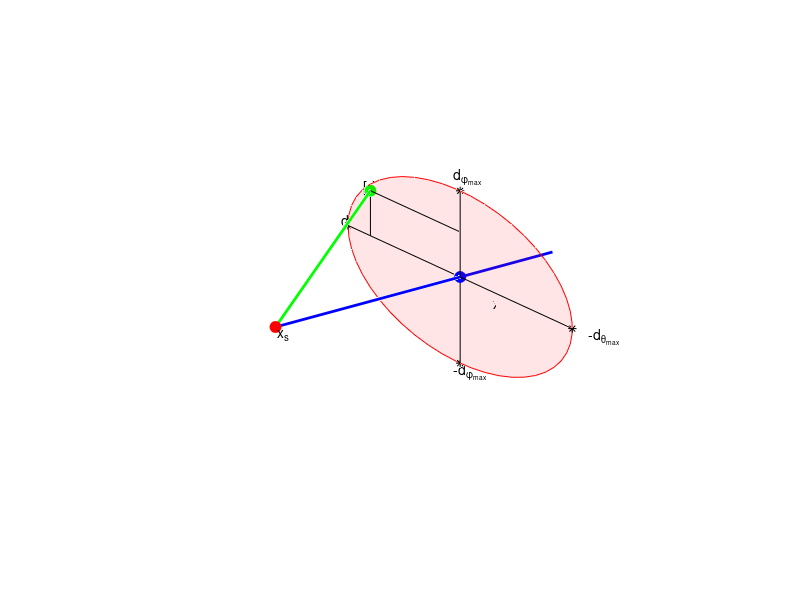

MATLAB code to generate this figure:
figure(1)
grid on
hold on 
plot3([0,15],[0,0],[0,0],'LineWidth',2,'Color','b');
plot3([0,10],[0,4],[0,2],'LineWidth',2,'Color','g');
plot3(0,0,0,'Marker','o','MarkerFaceColor','r','MarkerEdgeColor','r','MarkerSize',8)
plot3(10,0,0,'Marker','o','MarkerFaceColor','b','MarkerEdgeColor','b','MarkerSize',8)
plot3(10,4,2,'Marker','o','MarkerFaceColor','g','MarkerEdgeColor','g','MarkerSize',8)
thetaSpread=pi/6;
phiSpread=pi/8;
distance = 10;
stepCount= 50;
a=sin(thetaSpread)*distance;                                
b=sin(phiSpread)*distance;
t=linspace(0,2*pi,stepCount);
elip = [distance*ones(1,stepCount);a*cos(t);b*sin(t)];
%plot3(elip(1,:),elip(2,:),elip(3,:),'r)
h=fill3(elip(1,:),elip(2,:),elip(3,:),'r','FaceAlpha',0.1,'EdgeColor', [1 0 0]);
plot3(10,a,0,'*k')
text(10,a+0.3,0,'d_{\theta_{max}}')
plot3(10,0,b,'*k')
text(10,0.3,b+0.5,'d_{\phi_{max}}')
plot3(10,-a,0,'*k')
text(10,-a-0.7,0,'-d_{\theta_{max}}')
plot3(10,0,-b,'*k')
text(10,0.3,-b-0.5,'-d_{\phi_{max}}')
plot3([10,10],[0,a],[0,0],'k')
plot3([10,10],[0,-a],[0,0],'k')
plot3([10,10],[0,0],[0,b],'k')
plot3([10,10],[0,0],[0,-b],'k')
plot3([10,10],[4,4],[0,2],'k')
plot3([10,10],[0,4],[2,2],'k')
text(10,4.3,2,'[d_d,d_\theta,d_\phi]')
text(-0.5,-0.5,0,'x_s')
text(10,-1.5,-0.5,'x(10)')
axis([-2 17 -6 6 -6 6])
grid off
set(gca,'visible','off')